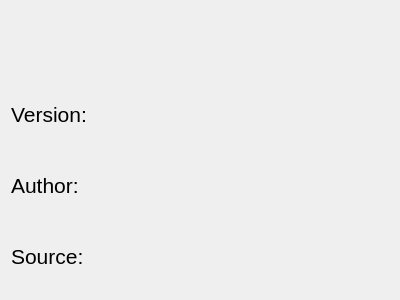
<?xml version="1.0" encoding="UTF-8"?>
<ui version="4.0">
 <class>About</class>
 <widget class="QDialog" name="About">
  <property name="windowModality">
   <enum>Qt::WindowModal</enum>
  </property>
  <property name="geometry">
   <rect>
    <x>0</x>
    <y>0</y>
    <width>400</width>
    <height>300</height>
   </rect>
  </property>
  <property name="font">
   <font>
    <pointsize>16</pointsize>
   </font>
  </property>
  <property name="windowTitle">
   <string>About</string>
  </property>
  <property name="windowIcon">
   <iconset resource="resource.qrc">
    <normaloff>:/image/fish.png</normaloff>:/image/fish.png</iconset>
  </property>
  <layout class="QGridLayout" name="gridLayout">
   <item row="3" column="1">
    <widget class="QLabel" name="textSourceLink">
     <property name="text">
      <string/>
     </property>
     <property name="alignment">
      <set>Qt::AlignCenter</set>
     </property>
    </widget>
   </item>
   <item row="1" column="0">
    <widget class="QLabel" name="labelVersion">
     <property name="text">
      <string>Version:</string>
     </property>
    </widget>
   </item>
   <item row="2" column="1">
    <widget class="QLabel" name="textAuthor">
     <property name="text">
      <string/>
     </property>
     <property name="alignment">
      <set>Qt::AlignCenter</set>
     </property>
    </widget>
   </item>
   <item row="0" column="0" colspan="2">
    <widget class="QLabel" name="textProgramName">
     <property name="font">
      <font>
       <pointsize>20</pointsize>
       <weight>75</weight>
       <bold>true</bold>
      </font>
     </property>
     <property name="text">
      <string/>
     </property>
     <property name="alignment">
      <set>Qt::AlignCenter</set>
     </property>
    </widget>
   </item>
   <item row="2" column="0">
    <widget class="QLabel" name="labelAuthor">
     <property name="text">
      <string>Author:</string>
     </property>
    </widget>
   </item>
   <item row="3" column="0">
    <widget class="QLabel" name="labelSourceLink">
     <property name="text">
      <string>Source:</string>
     </property>
    </widget>
   </item>
   <item row="1" column="1">
    <widget class="QLabel" name="textVersion">
     <property name="text">
      <string/>
     </property>
     <property name="alignment">
      <set>Qt::AlignCenter</set>
     </property>
    </widget>
   </item>
  </layout>
 </widget>
 <resources>
  <include location="resource.qrc"/>
 </resources>
 <connections/>
</ui>
